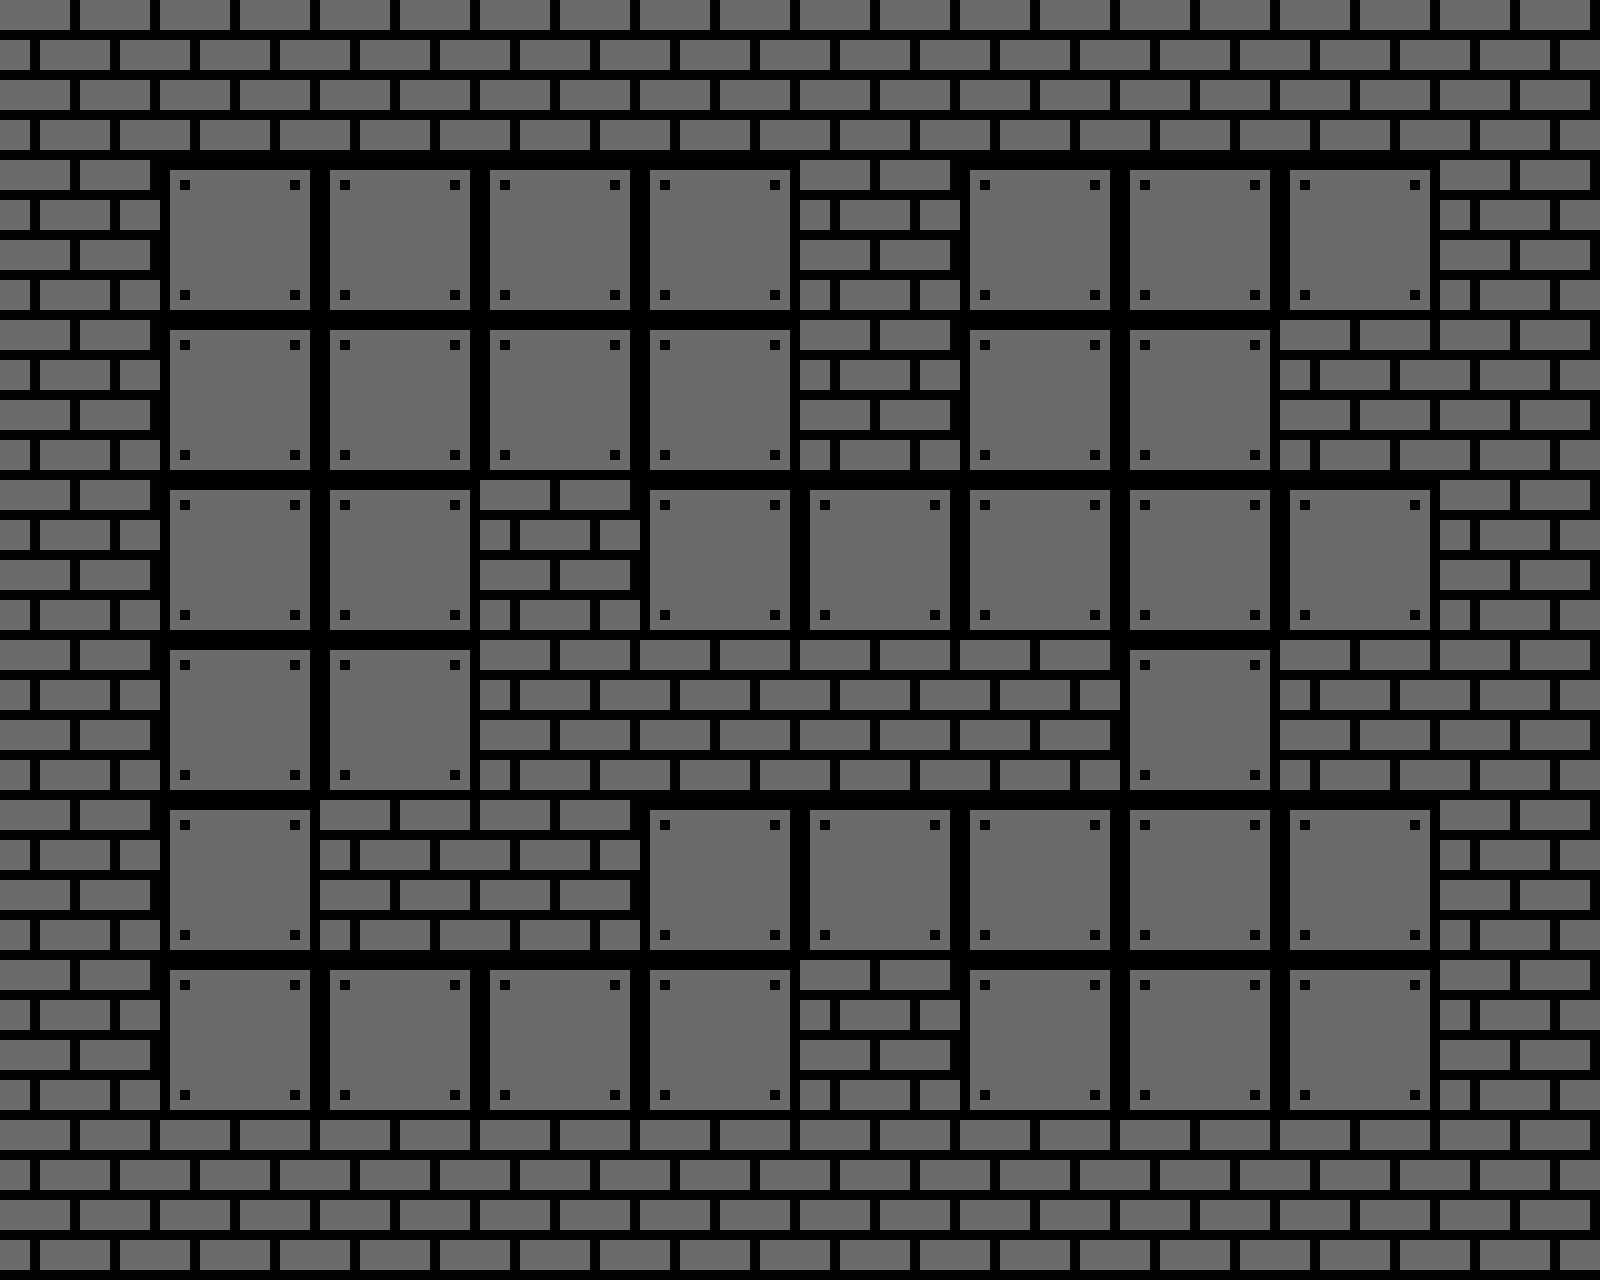

This is a level from a 2D game, rendered from its Tiled map with the project's own tilesets. A one-line summary and the map file follow, with tile-layer data summarised:
An orthogonal 10x8 tile map with 160x160 px tiles, 2 tile layers (floor, walls).

<map version="1.2" tiledversion="1.3.3" orientation="orthogonal" renderorder="right-down" width="10" height="8" tilewidth="160" tileheight="160" infinite="0" backgroundcolor="#1cccef" nextlayerid="5" nextobjectid="1">
 <editorsettings>
  <chunksize width="100" height="100" />
  <export target="../b192_kaj_semestral/public/assets/Level_1.json" format="json" />
 </editorsettings>
 <tileset firstgid="1" name="pixel_em" tilewidth="160" tileheight="160" tilecount="8" columns="4">
  <image source="../b192_kaj_semestral/public/assets/PixelArt.png" width="640" height="320" />
 </tileset>
 <layer id="1" name="floor" width="10" height="8">
  <data>[80 cells, 80 non-empty, 1 distinct tile ids]</data>
 </layer>
 <layer id="4" name="walls" width="10" height="8">
  <data>[80 cells, 44 non-empty, 1 distinct tile ids]</data>
 </layer>
</map>